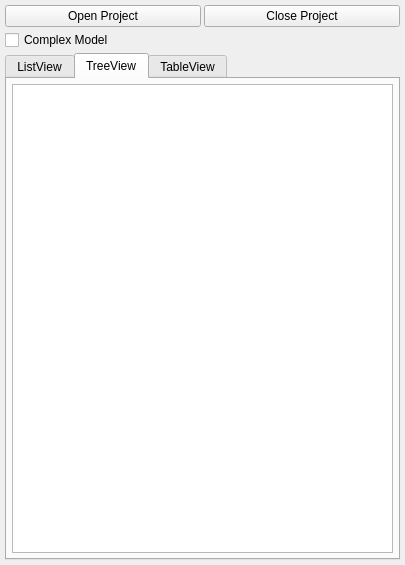
<ui version="4.0" >
 <class>UIMain</class>
 <widget class="QWidget" name="UIMain" >
  <property name="geometry" >
   <rect>
    <x>0</x>
    <y>0</y>
    <width>405</width>
    <height>565</height>
   </rect>
  </property>
  <property name="windowTitle" >
   <string>MVC</string>
  </property>
  <layout class="QGridLayout" >
   <property name="margin" >
    <number>5</number>
   </property>
   <property name="spacing" >
    <number>3</number>
   </property>
   <item row="1" column="0" colspan="2" >
    <widget class="QCheckBox" name="cbComplexModel" >
     <property name="text" >
      <string>Complex Model</string>
     </property>
    </widget>
   </item>
   <item row="0" column="1" >
    <widget class="QPushButton" name="pbClose" >
     <property name="text" >
      <string>Close Project</string>
     </property>
    </widget>
   </item>
   <item row="2" column="0" colspan="2" >
    <widget class="QTabWidget" name="tabWidget" >
     <property name="currentIndex" >
      <number>1</number>
     </property>
     <widget class="QWidget" name="pListView" >
      <attribute name="title" >
       <string>ListView</string>
      </attribute>
      <layout class="QVBoxLayout" >
       <property name="margin" >
        <number>5</number>
       </property>
       <property name="spacing" >
        <number>3</number>
       </property>
       <item>
        <widget class="QListView" name="listView" >
         <property name="editTriggers" >
          <set>QAbstractItemView::NoEditTriggers</set>
         </property>
         <property name="viewMode" >
          <enum>QListView::IconMode</enum>
         </property>
        </widget>
       </item>
      </layout>
     </widget>
     <widget class="QWidget" name="pTreeView" >
      <attribute name="title" >
       <string>TreeView</string>
      </attribute>
      <layout class="QVBoxLayout" >
       <property name="margin" >
        <number>5</number>
       </property>
       <property name="spacing" >
        <number>3</number>
       </property>
       <item>
        <widget class="QTreeView" name="treeView" >
         <property name="editTriggers" >
          <set>QAbstractItemView::NoEditTriggers</set>
         </property>
        </widget>
       </item>
      </layout>
     </widget>
     <widget class="QWidget" name="pTableView" >
      <attribute name="title" >
       <string>TableView</string>
      </attribute>
      <layout class="QVBoxLayout" >
       <property name="margin" >
        <number>5</number>
       </property>
       <property name="spacing" >
        <number>3</number>
       </property>
       <item>
        <widget class="QTableView" name="tableView" >
         <property name="editTriggers" >
          <set>QAbstractItemView::NoEditTriggers</set>
         </property>
        </widget>
       </item>
      </layout>
     </widget>
    </widget>
   </item>
   <item row="0" column="0" >
    <widget class="QPushButton" name="pbOpen" >
     <property name="text" >
      <string>Open Project</string>
     </property>
    </widget>
   </item>
  </layout>
 </widget>
 <resources>
  <include location="../resources/qmakeproject_resources.qrc" />
 </resources>
 <connections/>
</ui>
